Frame 1 (no input): blank canvas, image omitted
Frame 60 (no input): blank canvas, image omitted
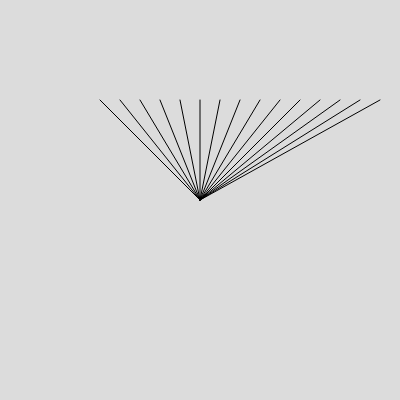
Frame 120 (the mouse pressed at the canvas centre since frame 60)

The p5.js sketch whose frames 1 and 60 were blank and that drew this single picture after the mouse press (run headless with seeded random() and noise() and a simulated clock; from frame 60 on, the mouse is pressed at the canvas centre):

// p5.js sketch
// ── sketch.js
function setup() {
  createCanvas(400, 400);
  background(220);
  
}

function draw(){
  
    background(220);
  
let cursor = map(mouseX, movedX, mouseX, mouseX, mouseY)


  for (let x = 100; x < 400; x+=20){ 
  line(x, 100, mouseX, cursor)
}

}
